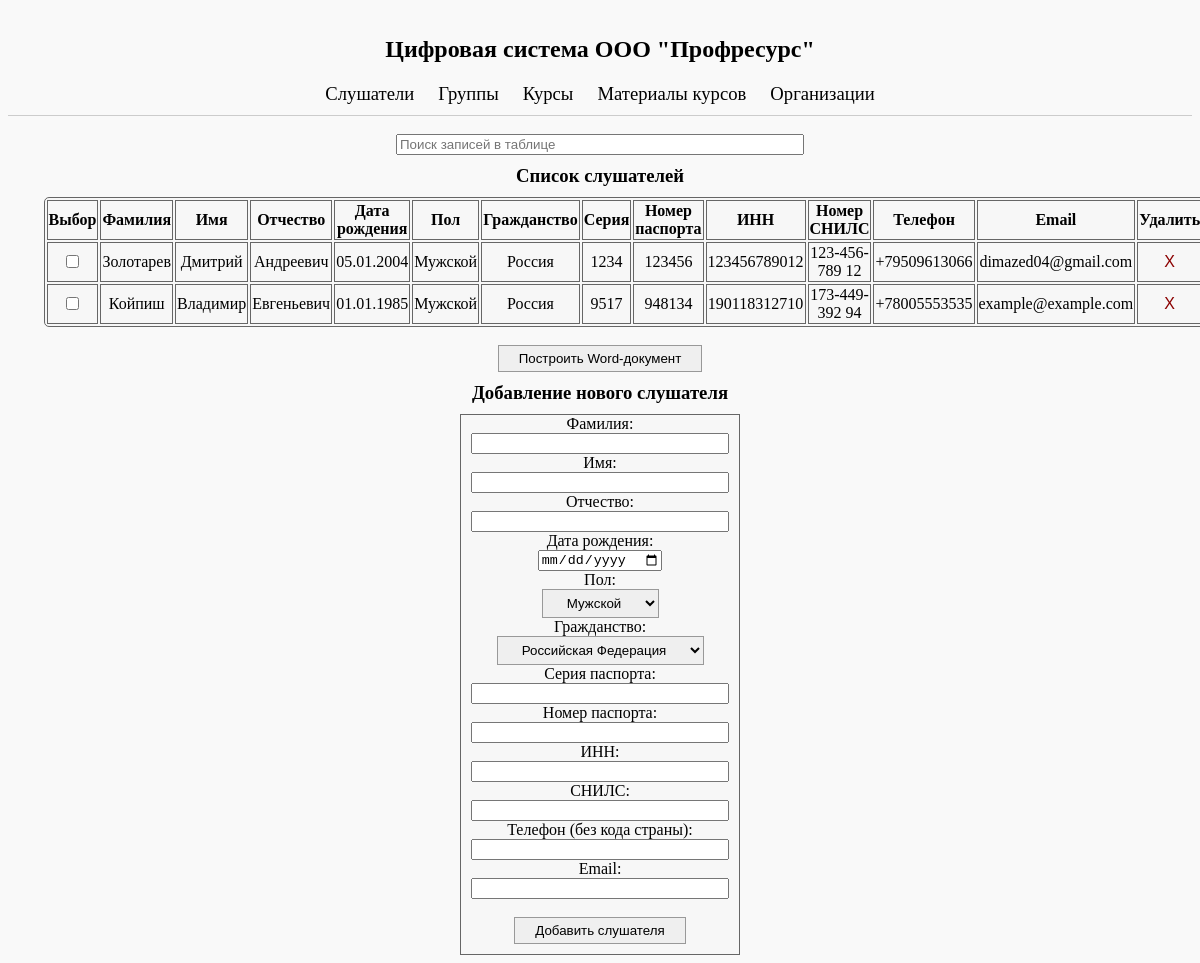
/, run on an earlier commit of the app's database.
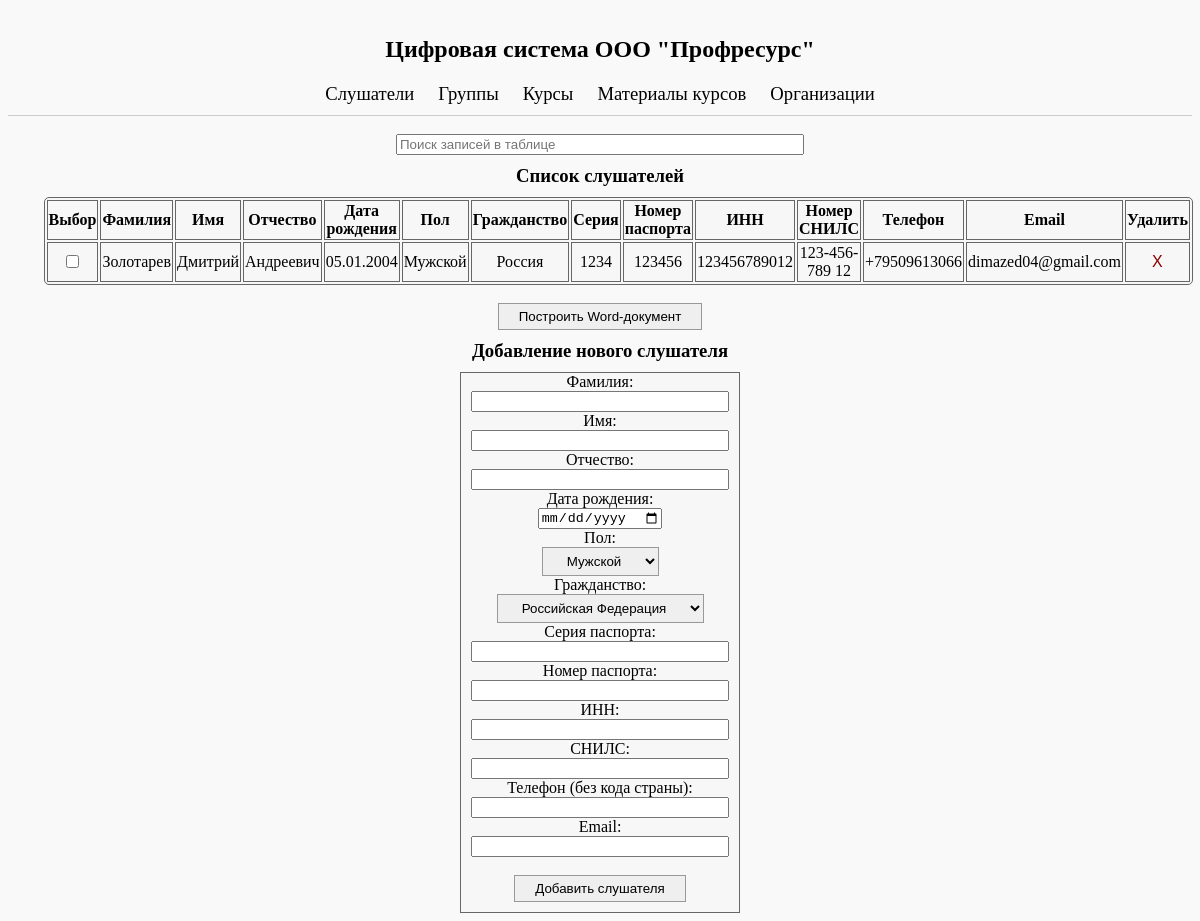
And on a later commit of the database.
### main/models.py (models this page shows)
class Слушатели(models.Model):
    Фамилия = models.CharField(max_length=100, null=False)
    Имя = models.CharField(max_length=100, null=False)
    Отчество = models.CharField(max_length=100, blank=True, null=True)
    Дата_рождения = models.DateField(null=False)
    Пол = models.ForeignKey(Пол, on_delete=models.SET_NULL, null=True)
    Серия_паспорта = models.CharField(max_length=10, blank=True, null=True)
    Номер_паспорта = models.CharField(max_length=20, blank=True, null=False)
    Гражданство = models.ForeignKey(Страны, on_delete=models.SET_NULL, null=True)
    Номер_СНИЛС = models.CharField(max_length=11, blank=True, null=True)
    ИНН = models.CharField(max_length=12, blank=True, null=True, unique=True)
    Телефон = models.CharField(max_length=10, blank=True, null=True)
    Email = models.EmailField(blank=True, null=True)

class Пол(models.Model):
    Название = models.CharField(max_length=20, unique=True)

class Страны(models.Model):
    Название = models.CharField(max_length=100, unique=True)
    Краткое_название = models.CharField(max_length=50, unique=True)
    Телефонный_код = models.CharField(max_length=10)

### main/views.py (the view, shortened to what this page needs)
# urls.py: path('', views.слушатели_view, name='student_list'),
def слушатели_view(request):
    return render(request, 'main/ListenerList.html', {
        'слушатели': Слушатели.objects.all(),
        'страны': Страны.objects.all(),
        'полы': Пол.objects.all(),
    })

### main/templates/main/ListenerList.html (shortened to what this page needs)
{% extends 'main/MainMenu.html' %}
{% block content %}
<h3>Список слушателей</h3>
<div>
    <table class="table" id="listener-table">
        <thead>
            <tr>
                <th>Выбор</th>
                <th>Фамилия</th>
                <th>Имя</th>
                <th>Отчество</th>
                <th>Дата рождения</th>
                <th>Пол</th>
                <th>Гражданство</th>
                <th>Серия</th>
                <th>Номер паспорта</th>
                <th>ИНН</th>
                <th>Номер СНИЛС</th>
                <th>Телефон</th>
                <th>Email</th>
                <th>Удалить</th>
            </tr>
        </thead>
        <tbody>
            {% for слушатель in слушатели %}
                <tr data-id="{{ слушатель.id }}">
                    <td><input type="checkbox"></td>
                    <td>{{ слушатель.Фамилия }}</td>
                    <td>{{ слушатель.Имя }}</td>
                    <td>{{ слушатель.Отчество }}</td>
                    <td>{{ слушатель.Дата_рождения|date:"d.m.Y" }}</td>
                    <td>{{ слушатель.Пол.Название }}</td>
                    <td>{{ слушатель.Гражданство.Краткое_название }}</td>
                    <td>{{ слушатель.Серия_паспорта }}</td>
                    <td>{{ слушатель.Номер_паспорта }}</td>
                    <td>{{ слушатель.ИНН }}</td>
                    <td>{{ слушатель.Номер_СНИЛС }}</td>
                    <td>+{{ слушатель.Гражданство.Телефонный_код }}{{ слушатель.Телефон }}</td>
                    <td>{{ слушатель.Email }}</td>
                    <td>
                        <form method="post" action="{% url 'delete_listener' слушатель.id %}">
                            <button title="Удалить запись" type="submit" class="delete-button"
                               onclick="return confirm('Удалить эту запись?');">X</button>
                        </form>
                    </td>
                </tr>
             {% endfor %}
        </tbody>
    </table><br>
    <form method="post" action="{% url 'export_courses' %}">
            <button type="submit" name="Слушатели_DOCX">Построить Word-документ</button>
    </form>
    <h3>Добавление нового слушателя</h3>
    <form class="account-form" method="post" action="{% url 'student_list' %}">
        <label>Фамилия:</label><br>
        <input type="text" name="Фамилия" required><br>
        <label>Имя:</label><br>
        <input type="text" name="Имя" required><br>
        <label>Отчество:</label><br>
        <input type="text" name="Отчество"><br>
        <label>Дата рождения:</label><br>
        <input type="date" name="Дата_рождения" required><br>
        <label>Пол:</label><br>
        <select name="Пол">
            {% for пол in полы %}
                <option value="{{ пол.id }}">{{ пол.Название }}</option>
            {% endfor %}
        </select><br>
        <label>Гражданство:</label><br>
        <select name="Гражданство">
            {% for страна in страны %}
                <option value="{{ страна.id }}">{{ страна.Название }}</option>
            {% endfor %}
        </select><br>
        <label>Серия паспорта:</label><br>
        <input type="text" name="Серия_паспорта" ><br>
        <label>Номер паспорта:</label><br>
        <input type="text" name="Номер_паспорта" required><br>
        <label>ИНН:</label><br>
        <input type="text" name="ИНН" pattern="\d{12}" title="ИНН должен состоять из 12 цифр" required><br>
        <label>СНИЛС:</label><br>
        <input type="text" name="Номер_СНИЛС" pattern="\d{3}-\d{3}-\d{3} \d{2}" title="Формат: XXX-XXX-XXX XX"><br>
        <label>Телефон (без кода страны):</label><br>
        <input type="text" name="Телефон" pattern="\d{10}" title="Телефон должен состоять из 10 цифр" required><br>
        <label>Email:</label><br>
        <input type="email" name="Email" pattern="[^@]+@[^@]+\.[^@]+" title="Формат: email@example.com" ><br><br>
        <button type="submit">Добавить слушателя</button>
    </form>
</div>
{% endblock %}

What changed in the data, as far as the page shows it:
removed Слушатели: Фамилия "Койпиш", Имя "Владимир", Отчество "Евгеньевич", Дата_рождения "01.01.1985", Пол.Название "Мужской", Гражданство.Краткое_название "Россия", Серия_паспорта "9517", Номер_паспорта "948134", ИНН "190118312710", Номер_СНИЛС "173-449-392 94", Гражданство.Телефонный_код "7", Телефон "8005553535", Email "example@example.com"
